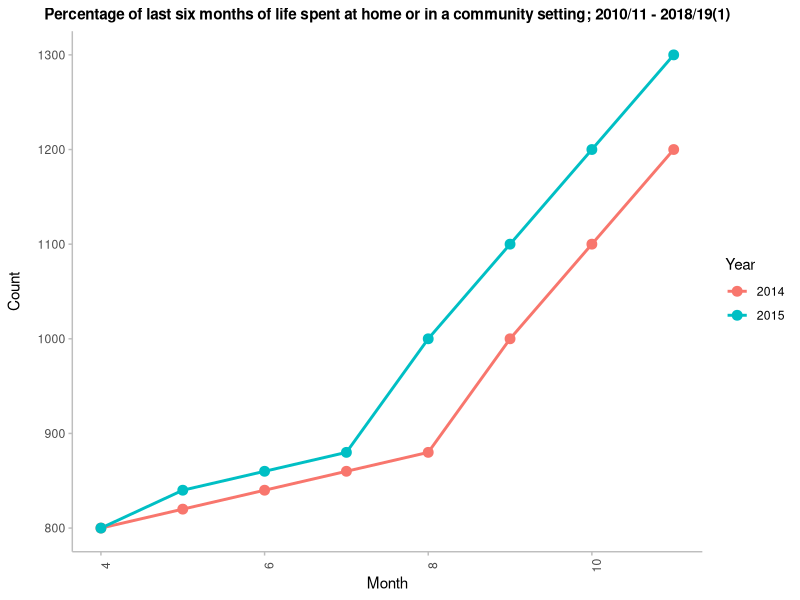

This chart was generated by the following R code:
## ---- chunk 1

#Create a pseudo chart
library(ggplot2)

Year <- c(rep("2014", times = 8), rep("2015", times = 8))
Month <- rep(c(4, 5, 6, 7, 8, 9, 10, 11), times = 2)
Count <- c(800, 820, 840, 860, 880, 1000, 1100, 1200, 
           800, 840, 860, 880, 1000, 1100, 1200, 1300)

ChartData <- data.frame(Year, Month, Count)

chart <- ggplot(data = ChartData, aes(x = Month, y = Count, group = Year, color = Year)) +
  geom_line(size = 1) + 
  geom_point(size = 3) +
  theme(plot.title = element_text(hjust = 0.5, face = "bold", size = 11),
    panel.background = element_blank(),
    panel.grid.major = element_blank(), 
    panel.grid.minor = element_blank(),
    axis.text.x = element_text(angle = 90),
    axis.title.y = element_text(margin = margin(0,10,0,0)),
    axis.line = element_line(colour="grey"),
    axis.ticks = element_line(colour="grey")) +
  xlab("Month") + ylab("Count") +
  ggtitle("Percentage of last six months of life spent at home or in a community setting; 2010/11 - 2018/19(1)")

ggsave("charts/chart1.png", plot = chart, width = 8, height = 4, device = "png", dpi = 300)

#Create contact information
contact1 <- c("**Federico Centoni**", "Information Analyst", 
              "0131 314 1532", "federico.centoni@nhs.net")
contact2 <- c("**Alice Byers**", "Senior Information Analyst", 
              "0131 314 1725", "alice.byers@nhs.net")
contact3 <- c("**Aghimien Iyayi-Igbinovia**", "Principal Information Analyst", 
              "0141 207 1616", "aghimien.iyayi-igbinovia@nhs.net")

contact <- data.frame(contact1, contact2, contact3)
## ---- chunk 2
    knitr::kable(contact, col.names=NULL)
